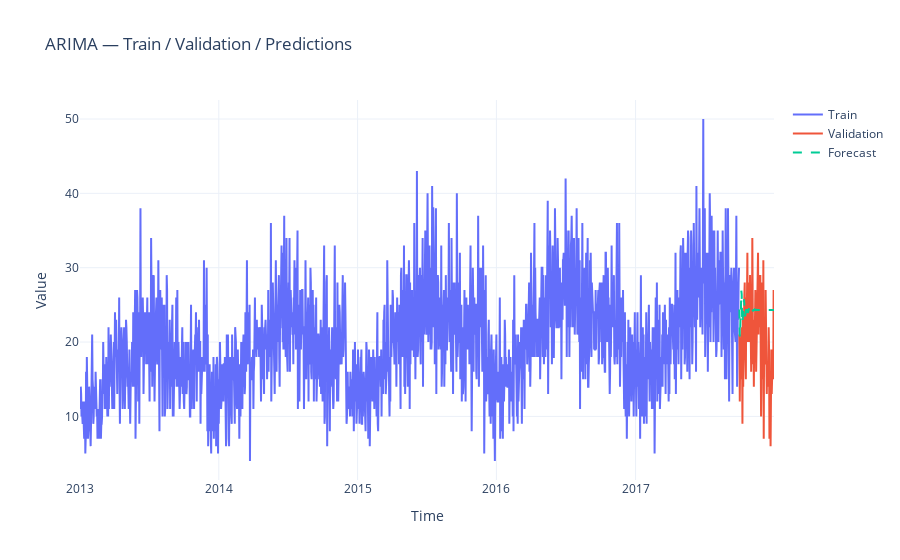

Source (notebook cell):
### Code cell
plot_forecasts(
    train=train,        
    val=val,            
    preds=forecast_arima,     
    title="ARIMA — Train / Validation / Predictions"
)
